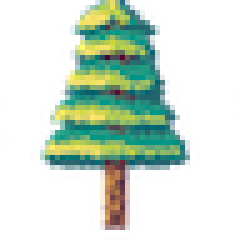
#> input picture Tilemap/tree.png, 48 x 48 px (shown 5 times larger)
$ python combine_pngs.py
#> lines starting #> are read from the running program, lines starting #| are printed output that depends on the picture
import sys
from PIL import Image

images = [Image.open(x) for x in ['tree.png', 'water.png', 'mountain.png', 'desert.png', 'glacier.png', 'house.png']]
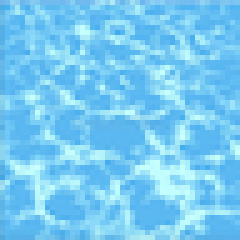
#> input picture Tilemap/water.png, 48 x 48 px (shown 5 times larger)
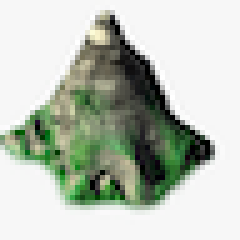
#> input picture Tilemap/mountain.png, 48 x 48 px (shown 5 times larger)
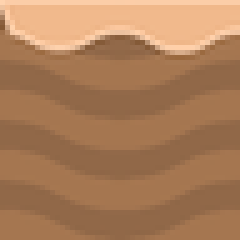
#> input picture Tilemap/desert.png, 48 x 48 px (shown 5 times larger)
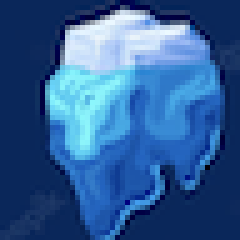
#> input picture Tilemap/glacier.png, 48 x 48 px (shown 5 times larger)
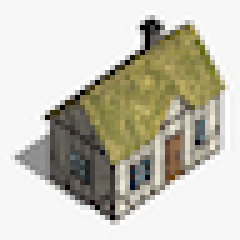
#> input picture Tilemap/house.png, 48 x 48 px (shown 5 times larger)
#> images = 6 items
widths, heights = zip(*(i.size for i in images))
#> widths = (48, 48, 48, 48, 48, 48); heights = (48, 48, 48, 48, 48, 48)

total_width = sum(widths)
#> total_width = 288
max_height = max(heights)
#> max_height = 48

new_im = Image.new('RGB', (total_width, max_height))
#> new_im: PIL image 288x48 RGB; every value is 0

x_offset = 0
for im in images:
  new_im.paste(im, (x_offset,0))
  x_offset += im.size[0]
#> this loop made 6 passes
#> x_offset on passes 1 to 6: 48, 96, 144, 192, 240, 288
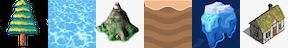
#> new_im: PIL image 288x48 RGB; mean R, G, B 126.8, 144.7, 148.5
#> after the loop, x_offset = 288

new_im.save('map_tiles.png')
